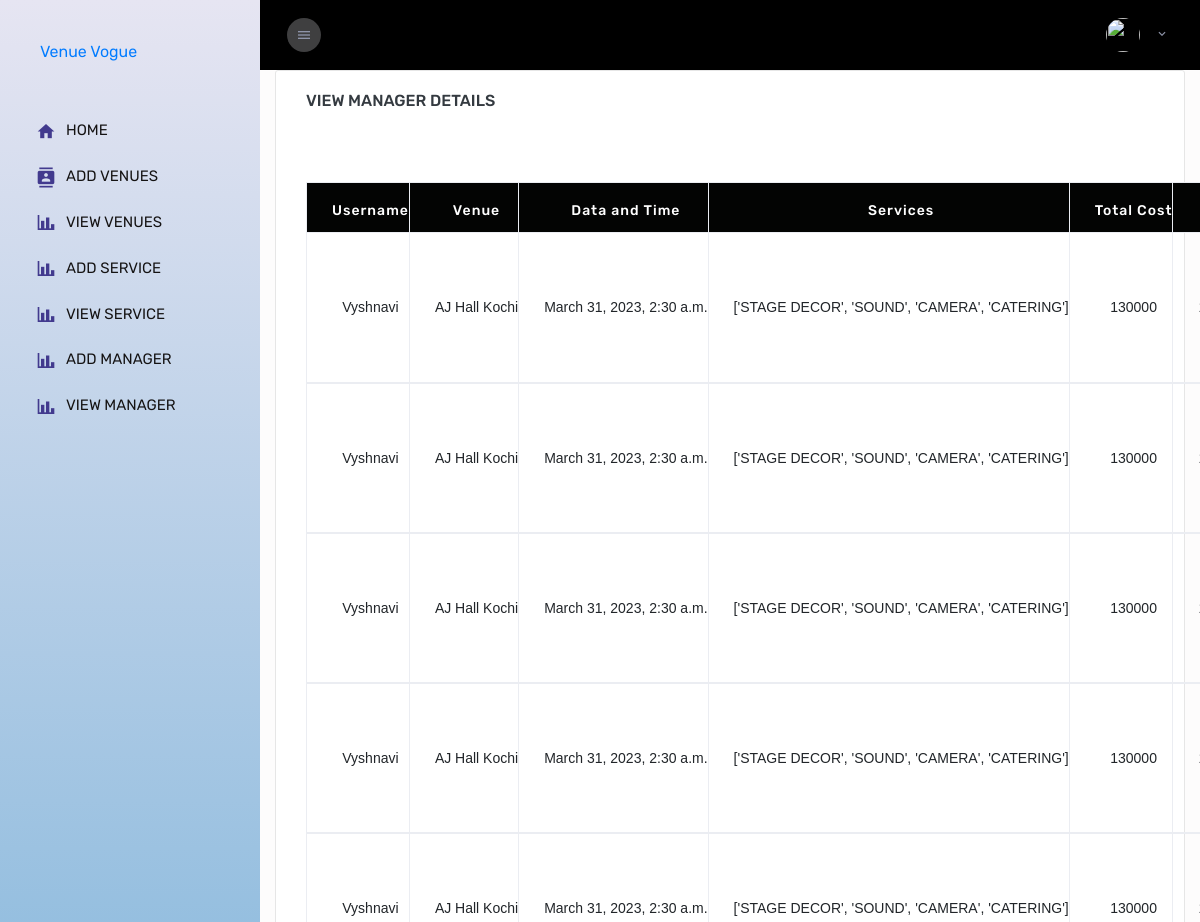
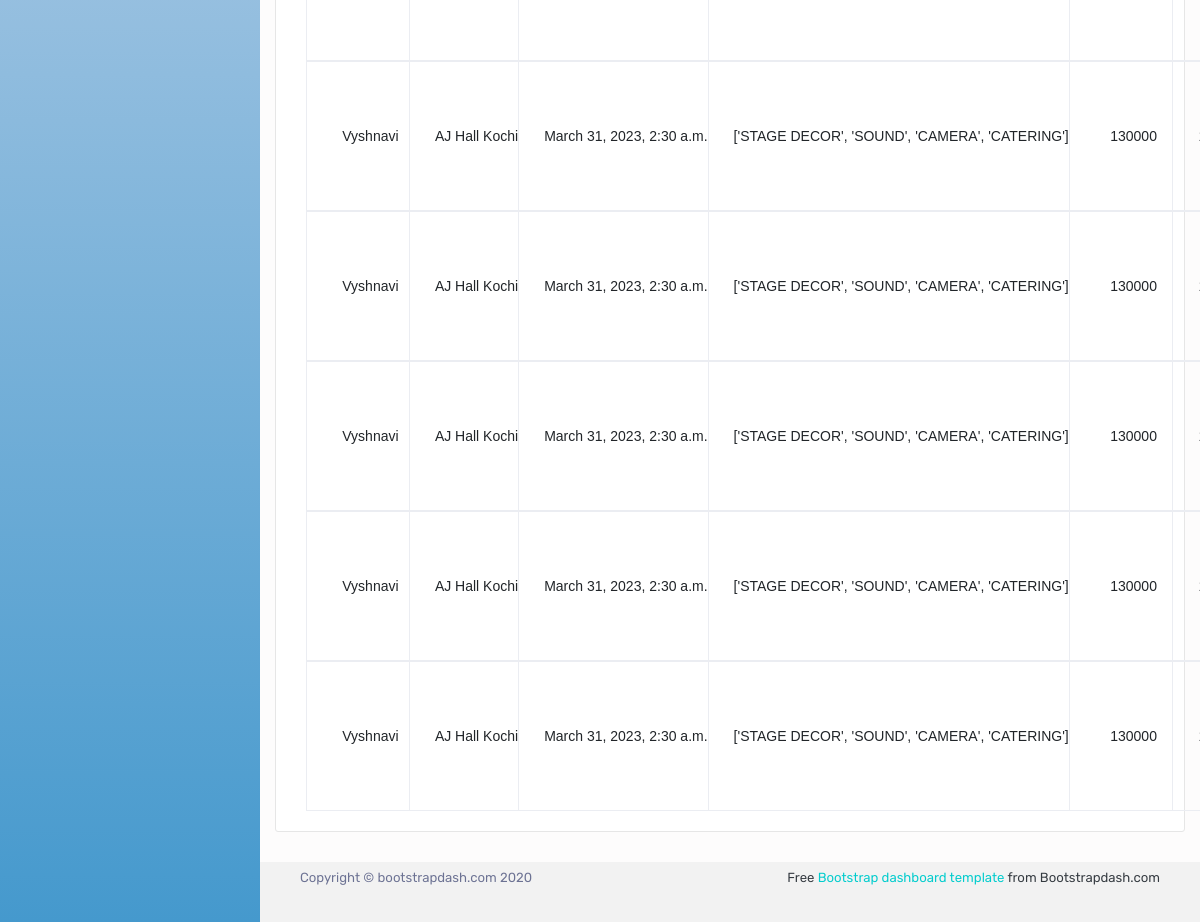
The page /admin_app/order/ on the database its author committed (2 pictures, top to bottom).
### userapp/models.py (models this page shows)
class Confirmation(models.Model):
    userid = models.ForeignKey(Register, on_delete=models.CASCADE)
    bookingid = models.ForeignKey(Booking, on_delete=models.CASCADE)

class Register(models.Model):
    username = models.CharField(max_length=20)
    password = models.CharField(max_length=20)
    email = models.EmailField(max_length=20)
    phone = models.CharField(max_length=10)

class Booking(models.Model):
    venueid = models.ForeignKey(Venuedb, on_delete=models.CASCADE)
    userid = models.ForeignKey(Register, on_delete=models.CASCADE)
    selected_service = models.CharField(max_length=20, default='')
    service_name = models.CharField(max_length=10,default='')
    date_time = models.DateTimeField()
    purpose = models.CharField(max_length=20)
    service_amount = models.IntegerField(default=0)
    status = models.IntegerField(default=0)
    total = models.IntegerField(default=0)

### Adminapp/models.py (models this page shows)
class Venuedb(models.Model):
    venue_name=models.CharField(max_length=500)
    address=models.CharField(max_length=700)
    manager=models.CharField(max_length=100, default='')
    description=models.CharField(max_length=20)
    price=models.CharField(max_length=10)
    phone=models.IntegerField()
    email=models.CharField(max_length=20)
    venue_img=models.ImageField(upload_to='Venue', default='null.jpg')

### Adminapp/views.py (the view)
# urls.py: path('order/', views.order, name='order'),
def order(request):
    data = Confirmation.objects.all()
    return render(request,'order.html',{'data':data})

### Adminapp/templates/order.html (shortened to what this page needs)
{% extends 'venueadmin.html' %}
{% block content %}
</head>
<body>
<div class="scrollmenu">
<div class="col-lg-12 grid-margin stretch-card">
    <div class="card">
      <div class="card-body" style="width: 900px; ">
        <h4 class="card-title">VIEW MANAGER DETAILS</h4>
        <div class="table-responsive" >
          <table class="table table-bordered" style="width: 200px;">
            <thead >
              <tr>
                <th>Username</th>
                <th>Venue</th>
                <th>Data and Time</th>
                <th>Services</th>
                <TH>Total Cost</TH>
                <th>Phone</th>
              </tr>
            </thead>
            {% for i in data %}
            <tbody>
                <tr>
                    <td>{{ i.userid.username }}</td>
                    <td>{{ i.bookingid.venueid.venue_name }}</td>
                    <td>{{ i.bookingid.date_time }}</td>
                    <td>{{ i.bookingid.service_name }}</td>
                    <td>{{ i.bookingid.total }}</td>
                    <td>{{ i.userid.phone }}</td>
                </tr>
            </tbody>
            {% endfor %}
          </table>
        </div>
      </div>
    </div>
  </div>
{% endblock %}

### Adminapp/templates/order.html (style rules this page uses)
div.scrollmenu { background-color: #fdfcfc; overflow: auto; white-space: nowrap; }
.table { border-collapse:collapse; width: 95%; height: 100%; padding: 30px; margin-top: 60px; border-radius: 13px; text-align: center; vertical-align: middle; }
th { background-color: rgb(3, 4, 3); color: white; border: 1px solid rgb(190, 190, 190); height: 50px; letter-spacing: 1px; margin-right: 2PX; }
td { height: 150px; width: 3px; font-size: 14px; font-family: arial; }

### rows shown on the page
Confirmation: userid.username "Vyshnavi", bookingid.venueid.venue_name "AJ Hall Kochi", bookingid.date_time "March 31, 2023, 2:30 a.m.", bookingid.service_name "['STAGE DECOR', 'SOUND', 'CAMERA', 'CATERING']", bookingid.total "130000"
Confirmation: userid.username "Vyshnavi", bookingid.venueid.venue_name "AJ Hall Kochi", bookingid.date_time "March 31, 2023, 2:30 a.m.", bookingid.service_name "['STAGE DECOR', 'SOUND', 'CAMERA', 'CATERING']", bookingid.total "130000"
Confirmation: userid.username "Vyshnavi", bookingid.venueid.venue_name "AJ Hall Kochi", bookingid.date_time "March 31, 2023, 2:30 a.m.", bookingid.service_name "['STAGE DECOR', 'SOUND', 'CAMERA', 'CATERING']", bookingid.total "130000"
Confirmation: userid.username "Vyshnavi", bookingid.venueid.venue_name "AJ Hall Kochi", bookingid.date_time "March 31, 2023, 2:30 a.m.", bookingid.service_name "['STAGE DECOR', 'SOUND', 'CAMERA', 'CATERING']", bookingid.total "130000"
Confirmation: userid.username "Vyshnavi", bookingid.venueid.venue_name "AJ Hall Kochi", bookingid.date_time "March 31, 2023, 2:30 a.m.", bookingid.service_name "['STAGE DECOR', 'SOUND', 'CAMERA', 'CATERING']", bookingid.total "130000"
Confirmation: userid.username "Vyshnavi", bookingid.venueid.venue_name "AJ Hall Kochi", bookingid.date_time "March 31, 2023, 2:30 a.m.", bookingid.service_name "['STAGE DECOR', 'SOUND', 'CAMERA', 'CATERING']", bookingid.total "130000"
Confirmation: userid.username "Vyshnavi", bookingid.venueid.venue_name "AJ Hall Kochi", bookingid.date_time "March 31, 2023, 2:30 a.m.", bookingid.service_name "['STAGE DECOR', 'SOUND', 'CAMERA', 'CATERING']", bookingid.total "130000"
Confirmation: userid.username "Vyshnavi", bookingid.venueid.venue_name "AJ Hall Kochi", bookingid.date_time "March 31, 2023, 2:30 a.m.", bookingid.service_name "['STAGE DECOR', 'SOUND', 'CAMERA', 'CATERING']", bookingid.total "130000"
Confirmation: userid.username "Vyshnavi", bookingid.venueid.venue_name "AJ Hall Kochi", bookingid.date_time "March 31, 2023, 2:30 a.m.", bookingid.service_name "['STAGE DECOR', 'SOUND', 'CAMERA', 'CATERING']", bookingid.total "130000"
Confirmation: userid.username "Vyshnavi", bookingid.venueid.venue_name "AJ Hall Kochi", bookingid.date_time "March 31, 2023, 2:30 a.m.", bookingid.service_name "['STAGE DECOR', 'SOUND', 'CAMERA', 'CATERING']", bookingid.total "130000"
